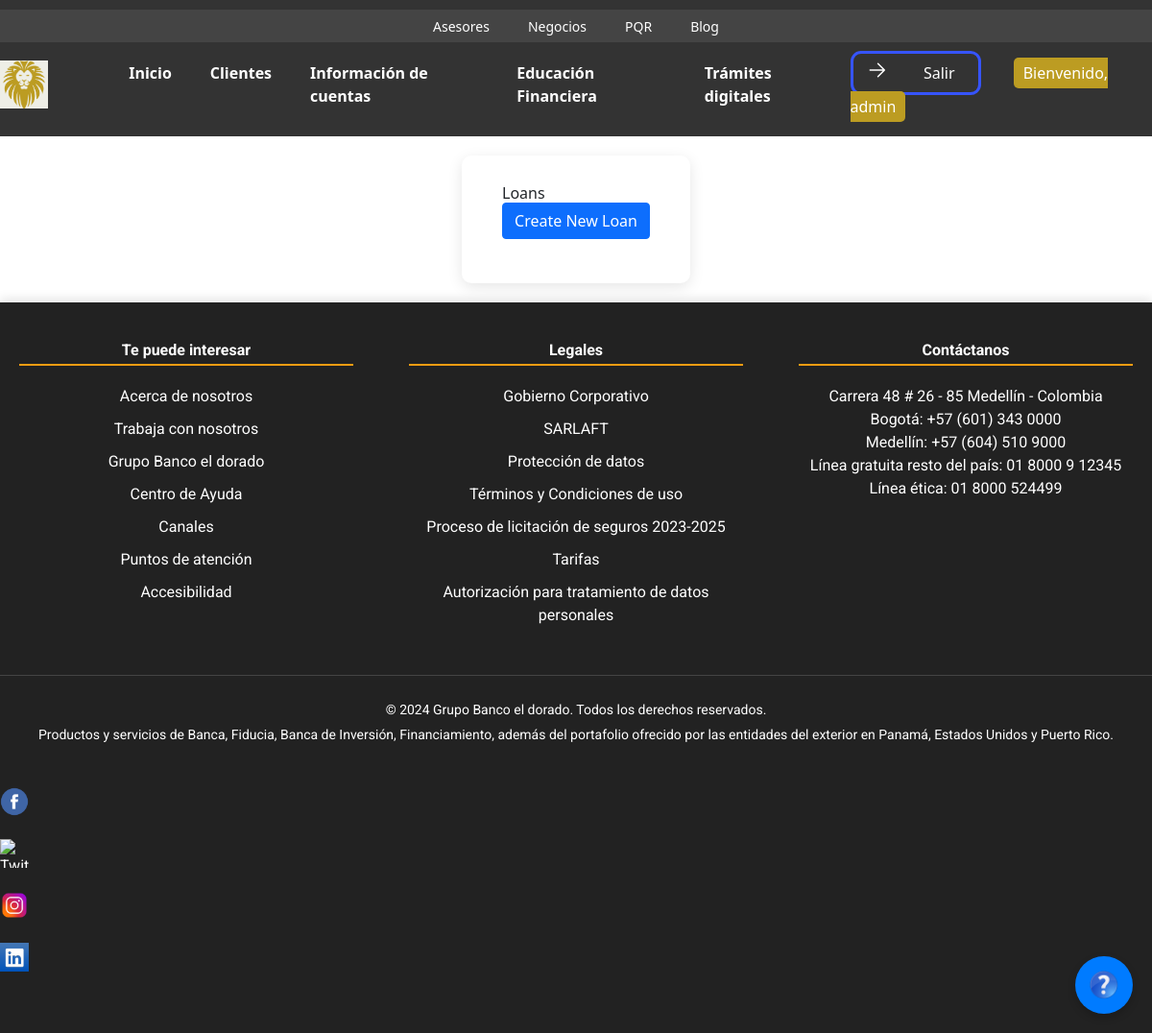
Page /loans/ (signed in) on the earlier database version.
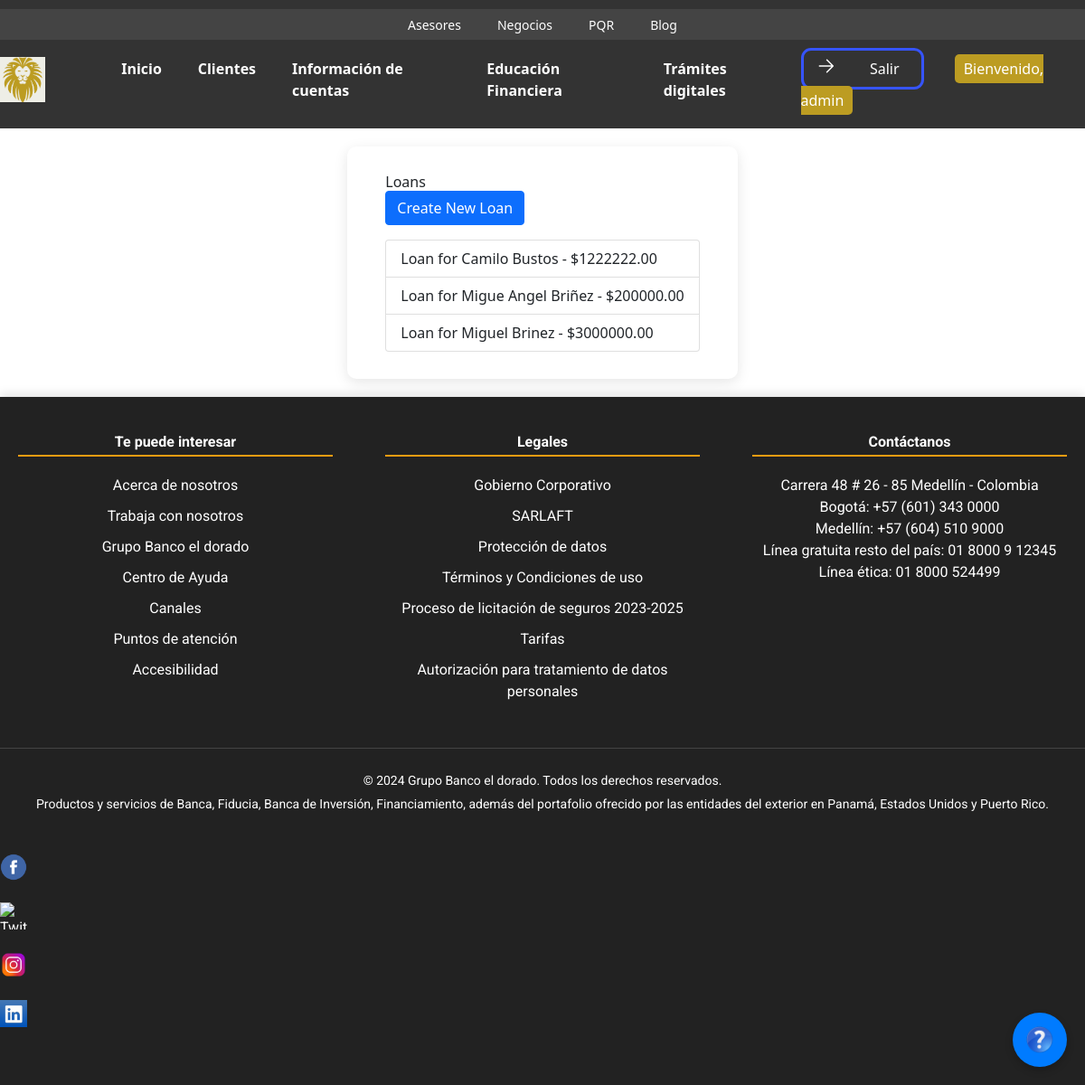
Same page on the later database version.
### blog/models.py (models this page shows, shortened)
class Loan(models.Model):
    client = models.ForeignKey(Client, on_delete=models.CASCADE, related_name='loans')
    amount = models.DecimalField(max_digits=10, decimal_places=2)
    interest_rate = models.DecimalField(max_digits=5, decimal_places=2)
    repayment_term = models.IntegerField(help_text="Número de meses para el reembolso")
    created_at = models.DateTimeField(auto_now_add=True)
    updated_at = models.DateTimeField(auto_now=True)
    class Meta:
        ordering = ['-created_at']

class Client(models.Model):
    class Status(models.TextChoices):
        OWE = 'O', 'OWE'
        NODEBT = 'ND', 'NODEBT'
    name = models.CharField(max_length=100)
    image = models.URLField(blank=True)
    imageSave = models.ImageField(blank=True)
    email = models.EmailField()
    phone_number = models.CharField(max_length=15)
    address = models.CharField(max_length=200)
    created_at = models.DateTimeField(auto_now_add=True)
    updated_at = models.DateTimeField(auto_now=True)
    status = models.CharField(max_length=2,
                              choices=Status.choices,
                              default=Status.NODEBT)  # Estado del cliente por defecto en 'OWE' (deuda)
    class Meta:
        ordering = ['-created_at']
        indexes = [
            models.Index(fields=['-created_at']),
        ]

### blog/views.py (the view)
# urls.py: path('loans/', views.loan_list, name='loan_list'),
@login_required
def loan_list(request):
    loans = Loan.objects.all()
    return render(request, 'loan/loan_list.html', {'loans': loans})

### blog/templates/loan/loan_list.html
{% extends "base.html" %}
{% block content %}
<div class="container">
    <h2>Loans</h2>
    <a href="{% url 'blog:loan_create' %}" class="btn btn-primary mb-3">Create New Loan</a>
    <ul class="list-group">
        {% for loan in loans %}
            <li class="list-group-item">
                <a href="{% url 'blog:loan_detail' loan.id %}">Loan for {{ loan.client.name }} - ${{ loan.amount }}</a>
            </li>
        {% endfor %}
    </ul>
</div>
{% endblock %}

### blog/templates/base.html (shortened to what this page needs)
{% load static %}
<!DOCTYPE html>
<html lang="es">
<head>
    <link href="{% static 'css/body.css' %}" rel="stylesheet">
    <link href="{% static 'css/adminw.css' %}" rel="stylesheet">
    <link href="https://cdn.jsdelivr.net/npm/bootstrap@5.1.3/dist/css/bootstrap.min.css" rel="stylesheet">
    <link href="{% static 'css/chatbot.css' %}" rel="stylesheet">
    <link rel="stylesheet" href="https://cdnjs.cloudflare.com/ajax/libs/font-awesome/5.15.4/css/all.min.css">
    <script src="https://cdn.tailwindcss.com"></script>
</head>
<body>
    <header>
        <div class="top-menu">
            <ul>
                <li><a href="/asesores/">Asesores</a></li>
                <li><a href="/negocios/">Negocios</a></li>
                <li><a href="/pqr/">PQR</a></li>
                <li><a href="/blog/">Blog</a></li>
            </ul>
        </div>
        <div class="header-container">
            <div class="logo">
                <img src="{% static 'images/logo.png' %}" alt="Logo">
            </div>
            <nav>
                <ul>
                    <li><a href="/">Inicio</a></li>
                    <li><a href="/clients/">Clientes</a></li>
                    <li><a href="/get-card-info">Información de cuentas</a></li>
                    <li><a href="/educacion/">Educación Financiera</a>
                    </li>
                    <li><a href="/tramites/">Trámites digitales</a></li>
                </ul>
            </nav>
            <div class="user-info">
                {% if user.is_authenticated %}
                    <button class="custom-button" onclick="window.location.href='/logout/'">
                        <svg xmlns="http://www.w3.org/2000/svg" fill="none" viewBox="0 0 24 24" stroke-width="1.5" stroke="currentColor" class="w-6 h-6">
                            <path stroke-linecap="round" stroke-linejoin="round" d="M4.5 12h15m0 0l-6.75-6.75M19.5 12l-6.75 6.75"></path>
                        </svg>
                        <div class="custom-text">
                            Salir
                        </div>
                    </button>
                    <span class="welcome-message" style="margin-left: 30px; background-color: #BC9C22; padding: 5px 10px; border-radius: 5px; animation: fadeIn 1s;">
                        Bienvenido, {{ user.username }}
                    </span>
                {% endif %}
            </div>
        </div>
    </header>
    <div id="content">
        {% block content %}{% endblock %}
    </div>
    <footer class="footer">
        <div class="footer-container">
            <div class="footer-section">
                <h4>Te puede interesar</h4>
                <ul>
                    <li><a href="#">Acerca de nosotros</a></li>
                    <li><a href="#">Trabaja con nosotros</a></li>
                    <li><a href="#">Grupo Banco el dorado</a></li>
                    <li><a href="#">Centro de Ayuda</a></li>
                    <li><a href="#">Canales</a></li>
                    <li><a href="#">Puntos de atención</a></li>
                    <li><a href="#">Accesibilidad</a></li>
                </ul>
            </div>
            <div class="footer-section">
                <h4>Legales</h4>
                <ul>
                    <li><a href="#">Gobierno Corporativo</a></li>
                    <li><a href="#">SARLAFT</a></li>
                    <li><a href="#">Protección de datos</a></li>
                    <li><a href="#">Términos y Condiciones de uso</a></li>
                    <li><a href="#">Proceso de licitación de seguros 2023-2025</a></li>
                    <li><a href="#">Tarifas</a></li>
                    <li><a href="#">Autorización para tratamiento de datos personales</a></li>
                </ul>
            </div>
            <div class="footer-section">
                <h4>Contáctanos</h4>
                <p>Carrera 48 # 26 - 85 Medellín - Colombia</p>
                <p>Bogotá: +57 (601) 343 0000</p>
                <p>Medellín: +57 (604) 510 9000</p>
                <p>Línea gratuita resto del país: 01 8000 9 12345</p>
                <p>Línea ética: 01 8000 524499</p>
            </div>
        </div>
        <div class="footer-bottom">
            <p>&copy; 2024 Grupo Banco el dorado. Todos los derechos reservados.</p>
            <p>Productos y servicios de Banca, Fiducia, Banca de Inversión, Financiamiento, además del portafolio ofrecido por las entidades del exterior en Panamá, Estados Unidos y Puerto Rico.</p>
            <div class="social-media">
                <a href="#"><img src="{% static 'images/facebook.png' %}" alt="Facebook"></a>
                <a href="#"><img src="{% static 'images/x.png' %}" alt="Twitter"></a>
                <a href="#"><img src="{% static 'images/instagram.png' %}" alt="Instagram"></a>
                <a href="#"><img src="{% static 'images/linked.png' %}" alt="LinkedIn"></a>
            </div>
        </div>
    </footer>
    <div class="help-button">
        <a href="https://www.userlike.com/umc/#/inbox/81431049">
            <img src="{% static 'images/help.png' %}" alt="Ayuda">
        </a>
    </div>
</body>
</html>

### blog/static/css/body.css (style rules this page uses)
body { font-family: 'Roboto', sans-serif; background-color: #f4f4f4; margin: 0; padding: 0; width: 100%; animation: fadeIn 1s ease-in-out; }
.logo { width: 10%; height: auto; }
header { background-color: #333; color: #fff; padding: 10px 0; position: relative; z-index: 1000; }
.header-container { max-width: 1200px; margin: 0 auto; display: flex; justify-content: space-between; align-items: center; }
.logo img { max-width: 50px; }
nav { display: flex; align-items: center; }
nav ul { display: flex; list-style: none; margin: 0; padding: 0; }
nav ul li { margin: 0 15px; }
nav ul li a { color: #fff; text-decoration: none; font-weight: bold; transition: color 0.3s; }
.top-menu { background-color: #444; padding: 5px 0; text-align: center; }
.top-menu ul { display: flex; justify-content: center; margin: 0; padding: 0; list-style: none; }
.top-menu ul li { margin: 0 20px; }
.top-menu ul li a { color: #fff; text-decoration: none; font-size: 14px; transition: color 0.3s; }
nav { margin: 20px 0; }
nav ul { list-style-type: none; padding: 0; display: flex; justify-content: center; }
nav ul li { margin: 0 20px; }
nav ul li a { color: white; text-decoration: none; font-weight: bold; transition: color 0.3s ease; }
#content { max-width: 900px; margin: 20px auto; padding: 30px; background: white; border-radius: 10px; box-shadow: 0 4px 15px rgba(0, 0, 0, 0.1); animation: fadeIn 0.8s ease-in-out; }
footer { background: #4CAF50; color: white; text-align: center; padding: 20px; position: relative; bottom: 0; width: 100%; box-shadow: 0 -4px 10px rgba(0, 0, 0, 0.1); animation: slideUp 1s ease-in-out; }
.footer { background-color: #222; color: #fff; padding: 40px 0; font-family: 'Roboto', sans-serif; }
.footer-container { display: flex; justify-content: space-between; max-width: 1200px; margin: 0 auto; padding: 0 20px; }
.footer-section { width: 30%; }
.footer-section h4 { margin-bottom: 20px; font-weight: bold; border-bottom: 2px solid #f39c12; padding-bottom: 5px; }
.footer-section ul { list-style: none; padding: 0; }
.footer-section ul li { margin: 10px 0; }
.footer-section ul li a { color: #fff; text-decoration: none; transition: color 0.3s ease; }
.footer-bottom { text-align: center; margin-top: 40px; border-top: 1px solid #444; padding-top: 20px; }
.footer-bottom p { margin: 5px 0; font-size: 14px; }
.social-media { margin-top: 20px; }
.social-media a { margin: 0 10px; transition: transform 0.3s ease; }
.social-media img { width: 30px; height: 30px; }
.footer { animation: fadeIn 0.8s ease-in; }

### blog/static/css/adminw.css (style rules this page uses)
.custom-button { background-color: #ffffff00; color: #fff; width: 8.5em; height: 2.9em; border: #3654ff 0.2em solid; border-radius: 11px; text-align: right; transition: all 0.6s ease; }
.custom-button svg { width: 1.6em; margin: -0.2em 0.8em 1em; position: absolute; display: flex; transition: all 0.6s ease; }
.custom-text { margin: 0 1.5em; }
html, body { height: 100%; margin: 0; }
body { display: flex; flex-direction: column; }
#content { flex: 1; }
footer { background: #333; color: white; text-align: center; padding: 20px; }

### blog/static/css/chatbot.css (style rules this page uses)
.help-button { position: fixed; bottom: 20px; right: 20px; background-color: #007bff; border-radius: 50%; width: 60px; height: 60px; display: flex; justify-content: center; align-items: center; cursor: pointer; box-shadow: 0px 4px 8px rgba(0, 0, 0, 0.2); }
.help-button img { width: 30px; height: 30px; }

Differences in the rows shown:
added Loan: client.name "Camilo Bustos", amount "1222222.00"
added Loan: client.name "Migue Angel Briñez", amount "200000.00"
added Loan: client.name "Miguel Brinez", amount "3000000.00"
